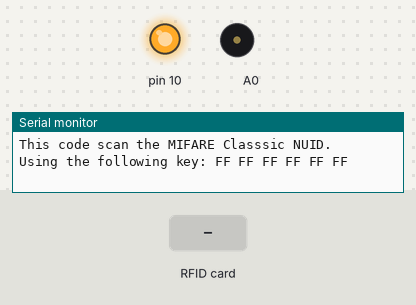
A sketch run on a simulated Arduino Uno, built with avr-gcc and run on an emulated ATmega328P. On the bench: output pins drawn as LEDs (lit = HIGH), buzzer (waves = sounding), the last lines printed to the serial monitor. The inputs (shaded band) are chosen by the test bench.

Above: at 1.2 s.
1.3 s: RFID card 5E 7A 19 C4 held to the reader
At 2.1 s:
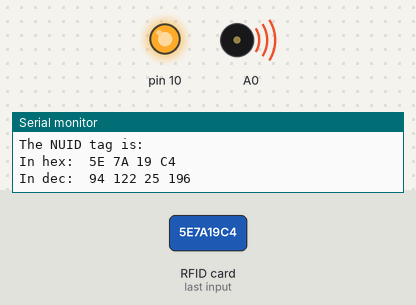
Timing chart, 0 to 5.1 s (numbered marks = the images above; inputs shaded):
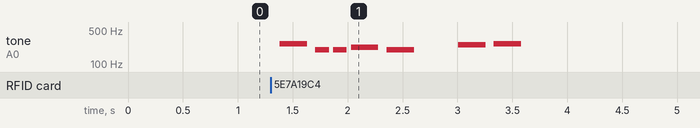

Measured:
- after the input at 1.3 s, tone on A0: plays 262 Hz for 0.25 s, 196 Hz for 0.13 s, 196 Hz for 0.13 s, 220 Hz for 0.25 s, 196 Hz for 0.25 s, 247 Hz for 0.25 s … (7 notes in this stretch), starting after 0.08 s

The sketch:

ReadNUIDTone.ino
```cpp
// (licence header left out)
#include <SPI.h>
#include <MFRC522.h>
#include "pitches.h"

#define SS_PIN 11
#define RST_PIN 7

MFRC522 rfid(SS_PIN, RST_PIN); // Instance of the class

MFRC522::MIFARE_Key key;

// Init array that will store new NUID
byte nuidPICC[4];

// notes in the melody:
int melody[] = {
  NOTE_C4, NOTE_G3, NOTE_G3, NOTE_A3, NOTE_G3, 0, NOTE_B3, NOTE_C4
};

// note durations: 4 = quarter note, 8 = eighth note, etc.:
int noteDurations[] = {
  4, 8, 8, 4, 4, 4, 4, 4
};


void setup() {
  Serial.begin(9600);
  SPI.begin(); // Init SPI bus
  rfid.PCD_Init(); // Init MFRC522

  for (byte i = 0; i < 6; i++) {
    key.keyByte[i] = 0xFF;
  }

  Serial.println(F("This code scan the MIFARE Classsic NUID."));
  Serial.print(F("Using the following key:"));
  printHex(key.keyByte, MFRC522::MF_KEY_SIZE);
}

void loop() {

  // Look for new cards
  if ( ! rfid.PICC_IsNewCardPresent())
    return;

  // Verify if the NUID has been readed
  if ( ! rfid.PICC_ReadCardSerial())
    return;

  Serial.print(F("PICC type: "));
  MFRC522::PICC_Type piccType = rfid.PICC_GetType(rfid.uid.sak);
  Serial.println(rfid.PICC_GetTypeName(piccType));

  // Check is the PICC of Classic MIFARE type
  if (piccType != MFRC522::PICC_TYPE_MIFARE_MINI &&
    piccType != MFRC522::PICC_TYPE_MIFARE_1K &&
    piccType != MFRC522::PICC_TYPE_MIFARE_4K) {
    Serial.println(F("Your tag is not of type MIFARE Classic."));
    return;
  }

  if (rfid.uid.uidByte[0] != nuidPICC[0] ||
    rfid.uid.uidByte[1] != nuidPICC[1] ||
    rfid.uid.uidByte[2] != nuidPICC[2] ||
    rfid.uid.uidByte[3] != nuidPICC[3] ) {
    Serial.println(F("A new card has been detected."));

    // Store NUID into nuidPICC array
    for (byte i = 0; i < 4; i++) {
      nuidPICC[i] = rfid.uid.uidByte[i];
    }

    Serial.println(F("The NUID tag is:"));
    Serial.print(F("In hex: "));
    printHex(rfid.uid.uidByte, rfid.uid.size);
    Serial.println();
    Serial.print(F("In dec: "));
    printDec(rfid.uid.uidByte, rfid.uid.size);
    Serial.println();
    tonep();
  }
  else Serial.println(F("Card read previously."));

  // Halt PICC
  rfid.PICC_HaltA();

  // Stop encryption on PCD
  rfid.PCD_StopCrypto1();
}


/**
 * Helper routine to dump a byte array as hex values to Serial.
 */
void printHex(byte *buffer, byte bufferSize) {
  for (byte i = 0; i < bufferSize; i++) {
    Serial.print(buffer[i] < 0x10 ? " 0" : " ");
    Serial.print(buffer[i], HEX);
  }
}

/**
 * Helper routine to dump a byte array as dec values to Serial.
 */
void printDec(byte *buffer, byte bufferSize) {
  for (byte i = 0; i < bufferSize; i++) {
    Serial.print(buffer[i] < 0x10 ? " 0" : " ");
    Serial.print(buffer[i], DEC);
  }
}


void tonep() {
  // iterate over the notes of the melody:
  for (int thisNote = 0; thisNote < 8; thisNote++) {

    // to calculate the note duration, take one second divided by the note type.
    //e.g. quarter note = 1000 / 4, eighth note = 1000/8, etc.
    int noteDuration = 1000 / noteDurations[thisNote];
    tone(A0, melody[thisNote], noteDuration);

    // to distinguish the notes, set a minimum time between them.
    // the note's duration + 30% seems to work well:
    int pauseBetweenNotes = noteDuration * 1.30;
    delay(pauseBetweenNotes);
    // stop the tone playing:
    noTone(A0);
  }
}
```

pitches.h
```cpp
/*************************************************
 * Public Constants
 *************************************************/

#define NOTE_B0  31
#define NOTE_C1  33
#define NOTE_CS1 35
#define NOTE_D1  37
#define NOTE_DS1 39
#define NOTE_E1  41
#define NOTE_F1  44
#define NOTE_FS1 46
#define NOTE_G1  49
#define NOTE_GS1 52
#define NOTE_A1  55
#define NOTE_AS1 58
#define NOTE_B1  62
#define NOTE_C2  65
#define NOTE_CS2 69
#define NOTE_D2  73
#define NOTE_DS2 78
#define NOTE_E2  82
#define NOTE_F2  87
#define NOTE_FS2 93
#define NOTE_G2  98
#define NOTE_GS2 104
#define NOTE_A2  110
#define NOTE_AS2 117
#define NOTE_B2  123
#define NOTE_C3  131
#define NOTE_CS3 139
#define NOTE_D3  147
#define NOTE_DS3 156
#define NOTE_E3  165
#define NOTE_F3  175
#define NOTE_FS3 185
#define NOTE_G3  196
#define NOTE_GS3 208
#define NOTE_A3  220
#define NOTE_AS3 233
#define NOTE_B3  247
#define NOTE_C4  262
#define NOTE_CS4 277
#define NOTE_D4  294
#define NOTE_DS4 311
#define NOTE_E4  330
#define NOTE_F4  349
#define NOTE_FS4 370
#define NOTE_G4  392
#define NOTE_GS4 415
#define NOTE_A4  440
#define NOTE_AS4 466
#define NOTE_B4  494
#define NOTE_C5  523
#define NOTE_CS5 554
#define NOTE_D5  587
#define NOTE_DS5 622
#define NOTE_E5  659
#define NOTE_F5  698
#define NOTE_FS5 740
#define NOTE_G5  784
#define NOTE_GS5 831
#define NOTE_A5  880
#define NOTE_AS5 932
#define NOTE_B5  988
#define NOTE_C6  1047
#define NOTE_CS6 1109
#define NOTE_D6  1175
#define NOTE_DS6 1245
#define NOTE_E6  1319
#define NOTE_F6  1397
#define NOTE_FS6 1480
#define NOTE_G6  1568
#define NOTE_GS6 1661
#define NOTE_A6  1760
#define NOTE_AS6 1865
#define NOTE_B6  1976
#define NOTE_C7  2093
#define NOTE_CS7 2217
#define NOTE_D7  2349
#define NOTE_DS7 2489
#define NOTE_E7  2637
#define NOTE_F7  2794
#define NOTE_FS7 2960
#define NOTE_G7  3136
#define NOTE_GS7 3322
#define NOTE_A7  3520
#define NOTE_AS7 3729
#define NOTE_B7  3951
#define NOTE_C8  4186
#define NOTE_CS8 4435
#define NOTE_D8  4699
#define NOTE_DS8 4978
```
